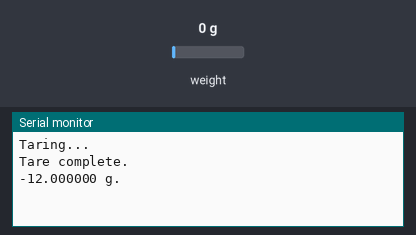
The sketch below on a simulated ESP32. Shown: the last lines printed to the serial monitor. The inputs (shaded band) are chosen by the test bench; at power-on: weight on the scale 0 g.

Above: at 4.2 s.
4.3 s: weight on the scale set to 100 g
At 5.6 s:
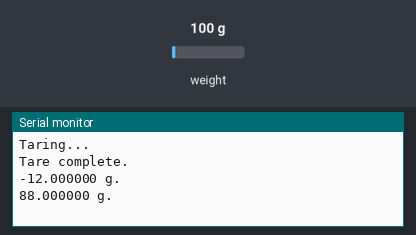
5.8 s: weight on the scale set to 1250 g
At 6.7 s:
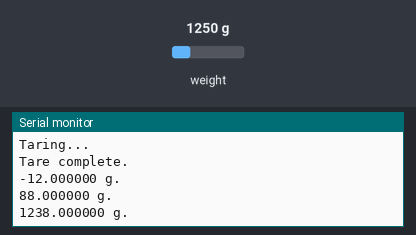
Timing chart, 0 to 8.8 s (numbered marks = the images above; inputs shaded):
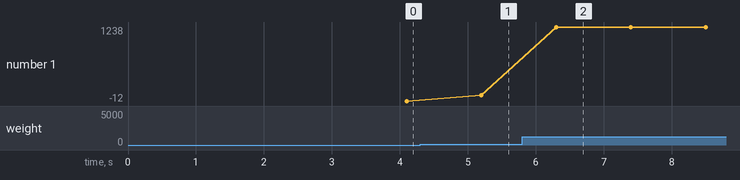

The sketch:

Sensado-de-peso-con-el-HX711-y-el-ESP32CAM.ino
```cpp
#include <HX711.h>

HX711 scale;
uint8_t dataPin = 02;
uint8_t clockPin = 04;
float_t factor = 717.056;

void setup() {
    Serial.begin(115200);
    delay(1000);  // Give time for serial and sensor to settle

    scale.begin(dataPin, clockPin);
    scale.set_scale(factor);

    // Wait until the scale is ready
    while (!scale.is_ready()) {
        Serial.println("Waiting for HX711...");
        delay(100);
    }

    Serial.println("Taring...");
    scale.tare(20);  // Automatically set the current weight to zero
    Serial.println("Tare complete.");
}

void loop() {
    delay(100);

    if (scale.is_ready()) {
        float avg_units = scale.get_units(10)-12; // Average over 10 samples
        Serial.printf("%f g.\n", avg_units);
    }
}
```

Measured:
- after the input at 4.3 s, the serial monitor: prints a new line after 0.90 s (image 1)
- after the input at 5.8 s, the serial monitor: prints a new line after 0.50 s (image 2)
- plotted number 1: -12 → 88 after the input at 4.3 s, 88 → 1238 after the input at 5.8 s
